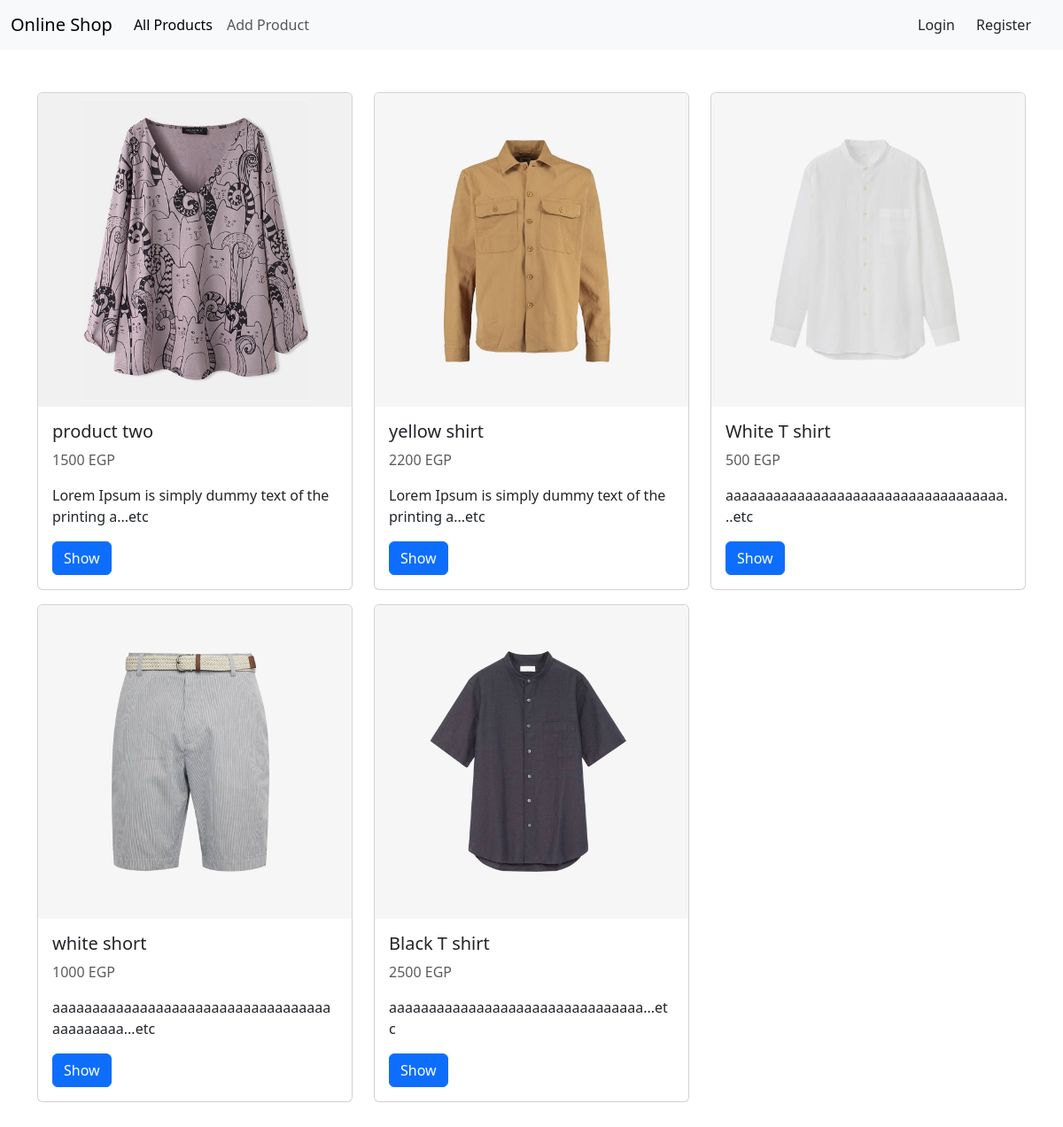
The page / on the database its author committed.
### tables this page shows
CREATE TABLE `products` (
  `id` int(11) UNSIGNED NOT NULL,
  `title` varchar(255) NOT NULL,
  `price` int(11) NOT NULL,
  `desc` text NOT NULL,
  `image` varchar(255) NOT NULL
);

### App.php (called while the page is built, shortened)
<?php
$session = new Session;

### index.php (the view, shortened to what this page needs)
<?php
include 'inc/header.php';
require_once 'App.php';
require_once 'inc/connection.php';
?>
<div class="container my-5">
    <div class="row">
    <?php
    $runQuery = $conn->query("select `id`, `title`, `price`, `image`, substring(`desc`, 1, 50) as `desc` from products");
    if ($runQuery->rowCount() > 0) {
        $products = $runQuery->fetchAll();
        foreach ($products as $product){ ?>
            <div class="col-lg-4 mb-3">
                <div class="card">
                    <img src="images/<?= $product['image'] ?>" class="card-img-top">
                    <div class="card-body">
                        <h5 class="card-title"><?= $product['title'] ?></h5>
                        <p class="text-muted"><?= $product['price'] ?> EGP</p>
                        <p class="card-text"><?= $product['desc'] ?>...etc</p>
                        <a href="show.php?id=<?= $product['id'] ?>" class="btn btn-primary">Show</a>
                    </div>
                </div>
            </div>
            <?php
            }
    } else {
        echo "no products found";
    }
    ?>
    </div>
</div>
<?php include 'inc/footer.php'; ?>

### inc/header.php (shortened to what this page needs)
<?php
require_once 'App.php';
?>
<!DOCTYPE html>
<html lang="en">
<head>
    <link href="css/bootstrap.min.css" rel="stylesheet">
</head>
<body>
<nav class="navbar navbar-expand-lg bg-body-tertiary">
<div class="container-fluid">
<a class="navbar-brand" href="index.php">Online Shop</a>
    <div class="collapse navbar-collapse" id="navbarSupportedContent">
    <ul class="navbar-nav me-auto mb-2 mb-lg-0">
    <li class="nav-item">
            <a class="nav-link active" aria-current="page" href="index.php">All Products</a>
            </li>
                <li class="nav-item">
                <a class="nav-link" href="Add.php">Add Product</a>
                </li>
    </ul>
    </div>
    <?php
        if ($session->get("user_id")) { ?>
    <a class="nav-link" href="handle/logout.php">Logout</a>
    <?php } else { ?>
        <a class="nav-link me-4" href="login.php">Login</a>
        <a class="nav-link me-4" href="register.php">Register</a>
    <?php }?>
</div>
</nav>

### inc/footer.php
</body>
</html>

### rows shown on the page
products: image (picture), title "product two", price "1500", desc "Lorem Ipsum is simply dummy text of the printing a"
products: image (picture), title "yellow shirt", price "2200", desc "Lorem Ipsum is simply dummy text of the printing a"
products: image (picture), title "White T shirt", price "500", desc "aaaaaaaaaaaaaaaaaaaaaaaaaaaaaaaaaaa"
products: image (picture), title "white short", price "1000", desc "aaaaaaaaaaaaaaaaaaaaaaaaaaaaaaaaaaaaaaaaaaaa"
products: image (picture), title "Black T shirt", price "2500", desc "aaaaaaaaaaaaaaaaaaaaaaaaaaaaaaaa"
